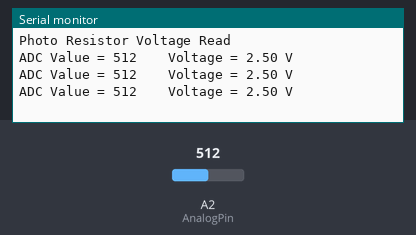
Bench run of a sketch on a simulated Arduino Uno, built with avr-gcc and run on an emulated ATmega328P. On the bench: the last lines printed to the serial monitor. The inputs (shaded band) are chosen by the test bench; at power-on: A2 (AnalogPin) = 512.

Above: at 1.3 s.
1.4 s: A2 (AnalogPin) set to 716
At 1.9 s:
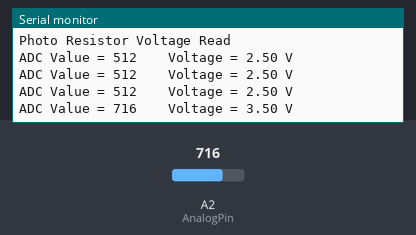
2.9 s: A2 (AnalogPin) set to 900
At 3.4 s:
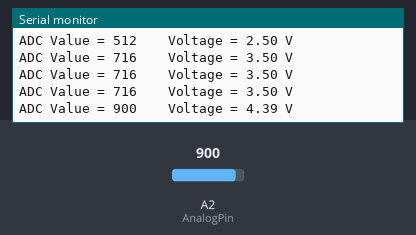
Timing chart, 0 to 5.9 s (numbered marks = the images above; inputs shaded):
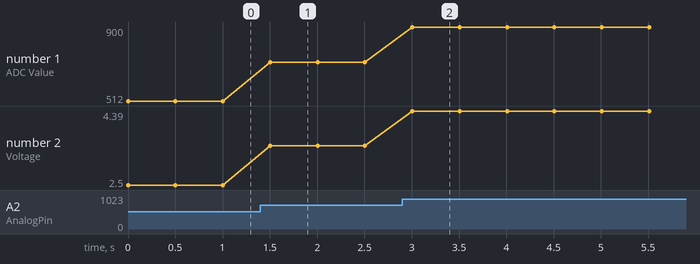

The sketch:

V5_ADC_LIGHT_R.ino
```cpp
/*

=====================================
光敏電阻（Photo Resistor / LDR）分壓電路
=====================================

接線方式：

           5V
            |
          [2.2K]
            |
            +---------> A2
            |
      [ 光敏電阻 ]
            |
           GND


=====================================
原理說明
=====================================

光敏電阻特性：

亮  -> 阻值變小
暗  -> 阻值變大


=====================================
目前這種接法：
=====================================

暗：
光敏電阻阻值變大
A2 電壓上升
ADC 數值變大

亮：
光敏電阻阻值變小
A2 電壓下降
ADC 數值變小


=====================================
實際可能阻值
=====================================

很暗：
50KΩ ~ 200KΩ

一般室內：
5KΩ ~ 20KΩ

強光：
幾百Ω ~ 幾KΩ


=====================================
Arduino UNO ADC
=====================================

10-bit ADC

範圍：
0 ~ 1023

老師版換算：
Voltage = ADC × (5.0 / 1024.0)

=====================================

*/


// =====================================
// Arduino A2 光敏電阻讀取範例
// 使用 analogRead() 讀取 A2 電壓
// =====================================


// =====================================
// A2 類比輸入腳位
// =====================================
const int AnalogPin = A2;


// =====================================
// ADC 數值
// 範圍：0 ~ 1023
// =====================================
int adcValue = 0;


// =====================================
// 電壓值
// =====================================
float voltage = 0.0;


void setup() {

  // =====================================
  // Serial 初始化
  // 115200 baud
  // =====================================
  Serial.begin(115200);

  Serial.println("Photo Resistor Voltage Read");
}


void loop() {

  // =====================================
  // 讀取 A2 ADC 數值
  // =====================================
  adcValue = analogRead(AnalogPin);


  // =====================================
  // ADC 轉換成電壓
  //
  // Arduino UNO:
  // 10-bit ADC
  //
  // 0     -> 0V
  // 1023  -> 約 5V
  //
  // 老師版：
  // 使用 /1024.0
  // =====================================
  voltage = adcValue * (5.0 / 1024.0);


  // =====================================
  // Serial Monitor 顯示
  // =====================================
  Serial.print("ADC Value = ");

  Serial.print(adcValue);

  Serial.print("    Voltage = ");

  // 顯示小數點後 2 位
  Serial.print(voltage, 2);

  Serial.println(" V");


  // =====================================
  // 延遲 500ms
  // =====================================
  delay(500);
}
```

Measured:
- after the input at 1.4 s, the serial monitor: prints a new line after 0.10 s (image 1)
- after the input at 2.9 s, the serial monitor: prints a new line after 0.11 s (image 2)
- plotted number 1: 512 → 716 after the input at 1.4 s, 716 → 900 after the input at 2.9 s
- plotted number 2: 2.5 → 3.5 after the input at 1.4 s, 3.5 → 4.39 after the input at 2.9 s
